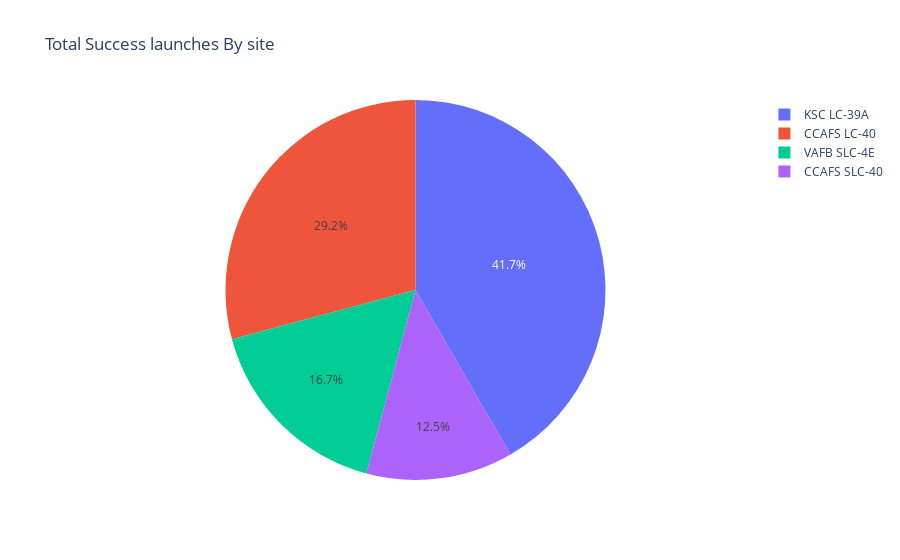

Notebook source saved alongside this figure:
### Code cell
fig = px.pie(filtered_df, values='class', 
        names=filtered_df["Launch Site"], 
        title='Total Success launches By site')
fig

### Figure 1 — Plotly figure (JSON) as saved in the notebook; plotly's stock layout.template omitted (floating-point values rounded to 4 significant figures)
{"data": [{"domain": {"x": [0, 1], "y": [0, 1]}, "hovertemplate": "Launch Site=%{label}<br>class=%{value}<extra></extra>", "labels": ["CCAFS LC-40", "CCAFS LC-40", "CCAFS LC-40", "CCAFS LC-40", "CCAFS LC-40", "CCAFS LC-40", "CCAFS LC-40", "VAFB SLC-4E", "VAFB SLC-4E", "VAFB SLC-4E", "VAFB SLC-4E", "KSC LC-39A", "KSC LC-39A", "KSC LC-39A", "KSC LC-39A", "KSC LC-39A", "KSC LC-39A", "KSC LC-39A", "KSC LC-39A", "KSC LC-39A", "KSC LC-39A", "CCAFS SLC-40", "CCAFS SLC-40", "CCAFS SLC-40"], "legendgroup": "", "name": "", "showlegend": true, "type": "pie", "values": [1, 1, 1, 1, 1, 1, 1, 1, 1, 1, 1, 1, 1, 1, 1, 1, 1, 1, 1, 1, 1, 1, 1, 1]}], "layout": {"legend": {"tracegroupgap": 0}, "title": {"text": "Total Success launches By site"}}}
